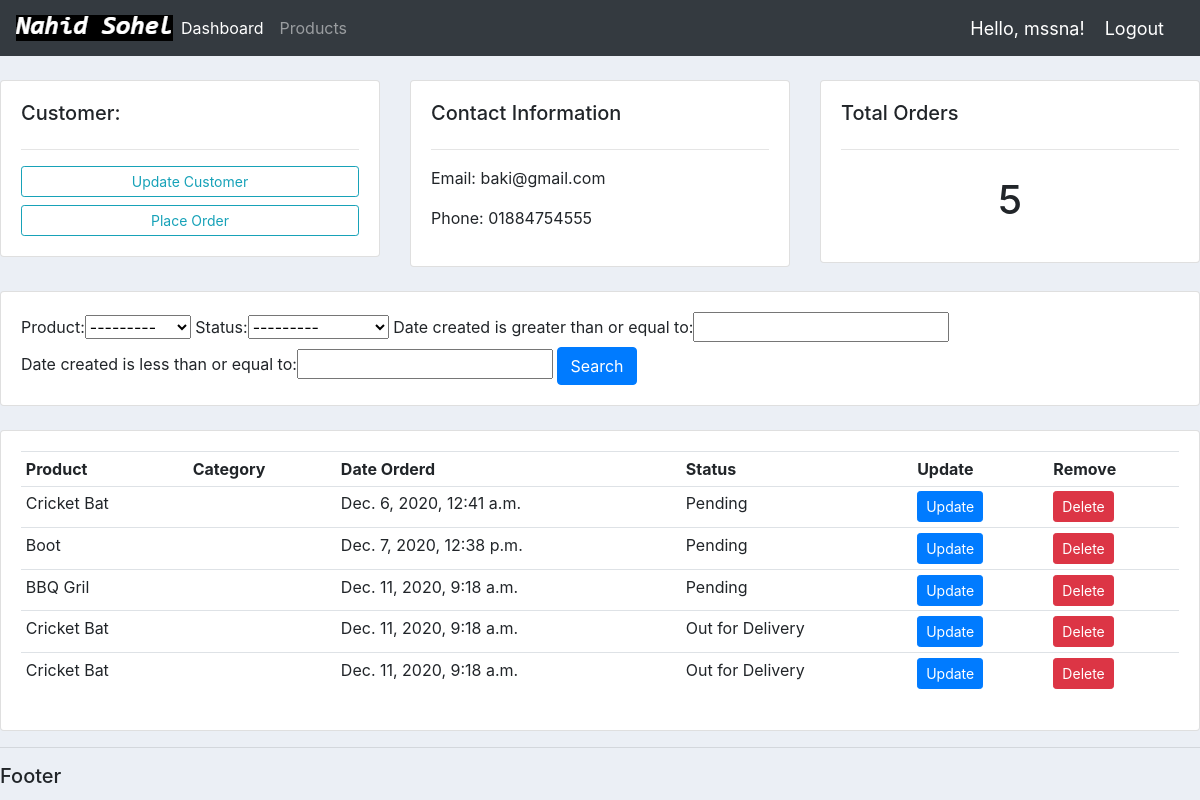
The page /customer/3/ (signed in) on the database its author committed.
### accounts/models.py (models this page shows, shortened)
class Customer(models.Model):
    name = models.CharField(max_length=200, null=True)
    phone = models.CharField(max_length=200, null=True)
    email = models.CharField(max_length=200, null=True)
    date_created = models.DateTimeField(auto_now_add=True, null=True)

class Order(models.Model):
    STATUS = (
        ('Pending', 'Pending'),
        ('Out for Delivery', 'Out for Delivery'),
        ('Delivered', 'Delivered'),
    )
    customer = models.ForeignKey(Customer, null=True, on_delete=models.SET_NULL)
    product = models.ForeignKey(Product, null=True, on_delete=models.SET_NULL)
    date_created = models.DateTimeField(auto_now_add=True, null=True)
    status = models.CharField(max_length=200, null=True, choices=STATUS)

class Product(models.Model):
    CATEGORY = (
        ('Indoor', 'Indoor'),
        ('Out Door', 'Out Door'),
    )
    name = models.CharField(max_length=200, null=True)
    price = models.FloatField(null=True)
    category = models.CharField(max_length=200, null=True, choices=CATEGORY)
    description = models.CharField(max_length=200, null=True)
    date_created = models.DateTimeField(auto_now_add=True, null=True)
    tags = models.ManyToManyField(Tag)
    def __str__(self):
        return self.name

### accounts/decorators.py (the view)
        def wrapper_func(request, *args, **kwargs):
            group = None
            if request.user.groups.exists():
                group = request.user.groups.all()[0].name
                if group in allowed_roles:
                    return view_func(request, *args, **kwargs)
                else:
                    return HttpResponse("You are you allowed here!")

### accounts/views.py (called while the page is built)
@login_required(login_url='accounts:login')
@allowed_users(allowed_roles=['admin'])
def customer(request, request_id):
    customer = Customer.objects.get(id=request_id)
    orders = customer.order_set.all()
    num_of_orders = orders.count()
    myFilter = OrderFilter(request.GET, queryset=orders)
    orders = myFilter.qs
    context = {"customer": customer, "orders": orders, "num_of_orders": num_of_orders, 'myFilter': myFilter }
    return render(request, 'accounts/customer.html', context)

### accounts/templates/accounts/customer.html
{% extends 'accounts/main.html' %}
{% block  content %}
<br>
<div class="row">
	<div class="col-md">
		<div class="card card-body">
			<h5>Customer:</h5>
			<hr>
			<a class="btn btn-outline-info  btn-sm btn-block" href="">Update Customer</a>
			<a class="btn btn-outline-info  btn-sm btn-block" href="{% url 'accounts:createOrder' customer.id %}">Place Order</a>
		</div>
	</div>
	<div class="col-md">
		<div class="card card-body">
			<h5>Contact Information</h5>
			<hr>
			<p>Email: {{ customer.email }}</p>
			<p>Phone: {{ customer.phone }}</p>
		</div>
	</div>
	<div class="col-md">
		<div class="card card-body">
			<h5>Total Orders</h5>
			<hr>
			<h1 style="text-align: center;padding: 10px">{{ num_of_orders }}</h1>
		</div>
	</div>
</div>
<br>
<div class="row">
	<div class="col">
		<div class="card card-body">
			<form method="get">
				{{ myFilter.form }}
		    <button class="btn btn-primary" type="submit">Search</button>
		  </form>
		</div>
	</div>
</div>
<br>
<div class="row">
	<div class="col-md">
		<div class="card card-body">
			<table class="table table-sm">
				<tr>
					<th>Product</th>
					<th>Category</th>
					<th>Date Orderd</th>
					<th>Status</th>
					<th>Update</th>
					<th>Remove</th>
				</tr>
				{% for order in orders %}
				<tr>
					<td>{{ order.product }}</td>
					<td>{{ order.Product.category }}</td>
					<td>{{ order.date_created }}</td>
					<td>{{ order.status }}</td>
				<td><a class="btn btn-sm btn-primary" href="{% url 'accounts:updateOrder' order.id %}">Update</a></td>
                <td><a class="btn btn-sm btn-danger" href="{% url 'accounts:deleteOrder' order.id %}">Delete</a></td>
				</tr>
				{% endfor %}
			</table>
		</div>
	</div>
</div>
{% endblock %}

### accounts/templates/accounts/navbar.html (shortened to what this page needs)
{% load static %}
<nav class="navbar navbar-expand-lg navbar-dark bg-dark">
 <img src="{% static 'images/name.png' %}" alt="Name Logo">
  <div class="collapse navbar-collapse" id="navbarNav">
    <ul class="navbar-nav">
      {% if request.user.is_staff %}
      <li class="nav-item active">
        <a class="nav-link" href="{% url 'accounts:home' %}">Dashboard</a>
      </li>
      <li class="nav-item">
        <a class="nav-link" href="{% url 'accounts:products' %}">Products</a>
      </li>
      {% endif %}
    </ul>
  </div>
  <span class="hello-msg">Hello, {{ request.user }}!</span>
  <span><a class="hello-msg" href="{% url 'accounts:logout' %}">Logout</a></span>
</nav>

### static/css/main.css (style rules this page uses)
body { background-color: #ebeff5; }

### accounts/templates/accounts/navbar.html (style rules this page uses)
.hello-msg { font-size: 18px; color: #fff; margin-right: 20px; }

### rows shown on the page
Customer: email "baki@gmail.com", phone "01884754555"
Order: product "Cricket Bat", date_created "Dec. 6, 2020, 12:41 a.m.", status "Pending"
Order: product "Boot", date_created "Dec. 7, 2020, 12:38 p.m.", status "Pending"
Order: product "BBQ Gril", date_created "Dec. 11, 2020, 9:18 a.m.", status "Pending"
Order: product "Cricket Bat", date_created "Dec. 11, 2020, 9:18 a.m.", status "Out for Delivery"
Order: product "Cricket Bat", date_created "Dec. 11, 2020, 9:18 a.m.", status "Out for Delivery"

### other values the page prints
{{ request.user }} "mssna"
{{ num_of_orders }} "5"
